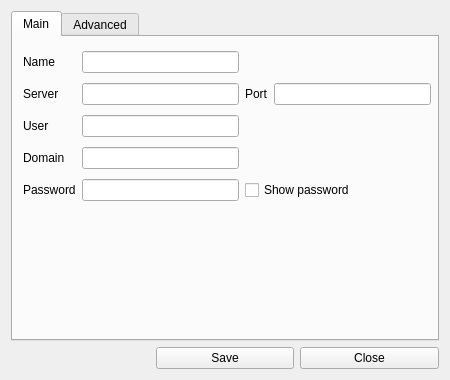
<?xml version="1.0" encoding="UTF-8"?>
<ui version="4.0">
 <class>EditWin</class>
 <widget class="QWidget" name="EditWin">
  <property name="geometry">
   <rect>
    <x>0</x>
    <y>0</y>
    <width>450</width>
    <height>380</height>
   </rect>
  </property>
  <property name="windowTitle">
   <string>HW!</string>
  </property>
  <layout class="QVBoxLayout" name="verticalLayout">
   <item>
    <widget class="QTabWidget" name="tabWidgetSettings">
     <property name="currentIndex">
      <number>0</number>
     </property>
     <widget class="QWidget" name="tab">
      <attribute name="title">
       <string>Main</string>
      </attribute>
      <widget class="QWidget" name="layoutWidget">
       <property name="geometry">
        <rect>
         <x>10</x>
         <y>10</y>
         <width>408</width>
         <height>161</height>
        </rect>
       </property>
       <layout class="QGridLayout" name="gridLayout">
        <item row="0" column="0">
         <widget class="QLabel" name="labelName">
          <property name="text">
           <string>Name</string>
          </property>
         </widget>
        </item>
        <item row="0" column="2" colspan="2">
         <widget class="QLabel" name="labelStatus">
          <property name="text">
           <string/>
          </property>
         </widget>
        </item>
        <item row="1" column="0">
         <widget class="QLabel" name="labelServer">
          <property name="text">
           <string>Server</string>
          </property>
         </widget>
        </item>
        <item row="2" column="0">
         <widget class="QLabel" name="labelUsername">
          <property name="midLineWidth">
           <number>14</number>
          </property>
          <property name="text">
           <string>User</string>
          </property>
         </widget>
        </item>
        <item row="3" column="0">
         <widget class="QLabel" name="labelDomain">
          <property name="text">
           <string>Domain</string>
          </property>
         </widget>
        </item>
        <item row="0" column="1">
         <widget class="QLineEdit" name="lineEditName"/>
        </item>
        <item row="1" column="1">
         <widget class="QLineEdit" name="lineEditServer"/>
        </item>
        <item row="3" column="1">
         <widget class="QLineEdit" name="lineEditDomain"/>
        </item>
        <item row="2" column="1">
         <widget class="QLineEdit" name="lineEditUser"/>
        </item>
        <item row="4" column="0">
         <widget class="QLabel" name="labelPassword">
          <property name="text">
           <string>Password</string>
          </property>
         </widget>
        </item>
        <item row="4" column="1">
         <widget class="QLineEdit" name="lineEditPassword"/>
        </item>
        <item row="1" column="2">
         <widget class="QLabel" name="labelPort">
          <property name="text">
           <string>Port</string>
          </property>
         </widget>
        </item>
        <item row="1" column="3">
         <widget class="QLineEdit" name="lineEditPort"/>
        </item>
        <item row="4" column="2" colspan="2">
         <widget class="QCheckBox" name="checkBoxShowPassword">
          <property name="text">
           <string>Show password</string>
          </property>
         </widget>
        </item>
       </layout>
      </widget>
     </widget>
     <widget class="QWidget" name="tab_2">
      <attribute name="title">
       <string>Advanced</string>
      </attribute>
     </widget>
    </widget>
   </item>
   <item>
    <layout class="QGridLayout" name="gridLayout_2">
     <item row="0" column="2">
      <widget class="QPushButton" name="pushButtonClose">
       <property name="text">
        <string>Close</string>
       </property>
      </widget>
     </item>
     <item row="0" column="1">
      <widget class="QPushButton" name="pushButtonSave">
       <property name="text">
        <string>Save</string>
       </property>
      </widget>
     </item>
     <item row="0" column="0">
      <widget class="QLabel" name="labelspacer">
       <property name="text">
        <string/>
       </property>
      </widget>
     </item>
    </layout>
   </item>
  </layout>
 </widget>
 <resources/>
 <connections/>
</ui>
